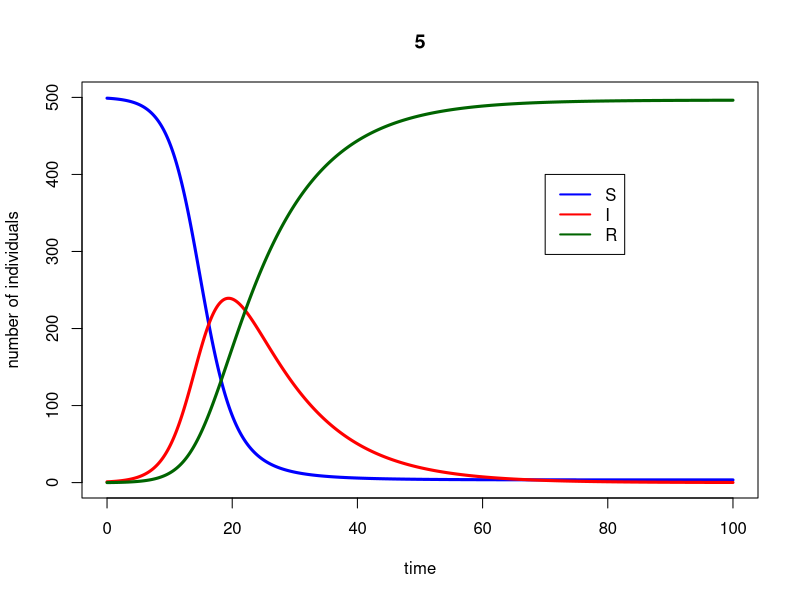
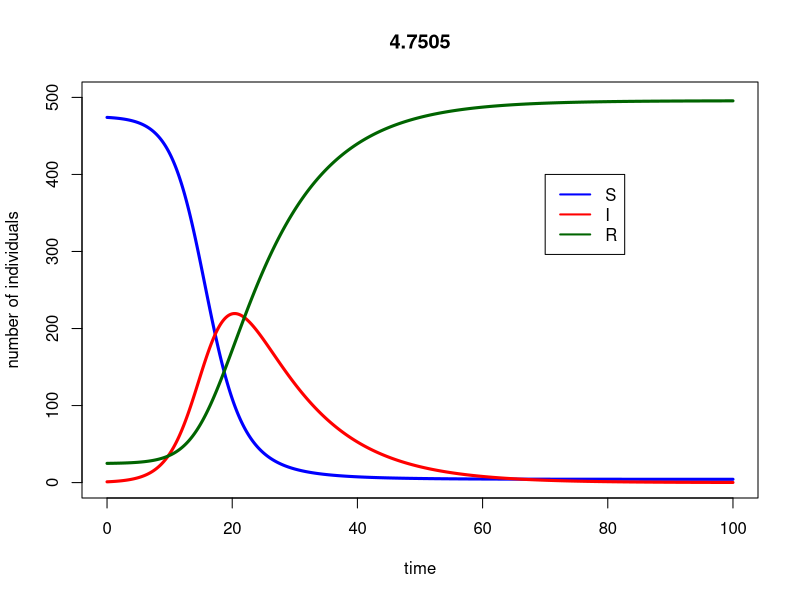
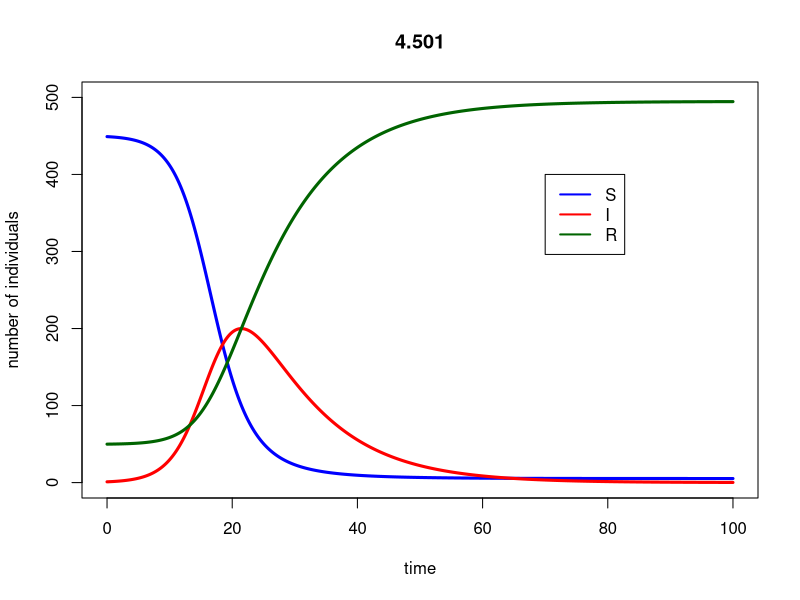
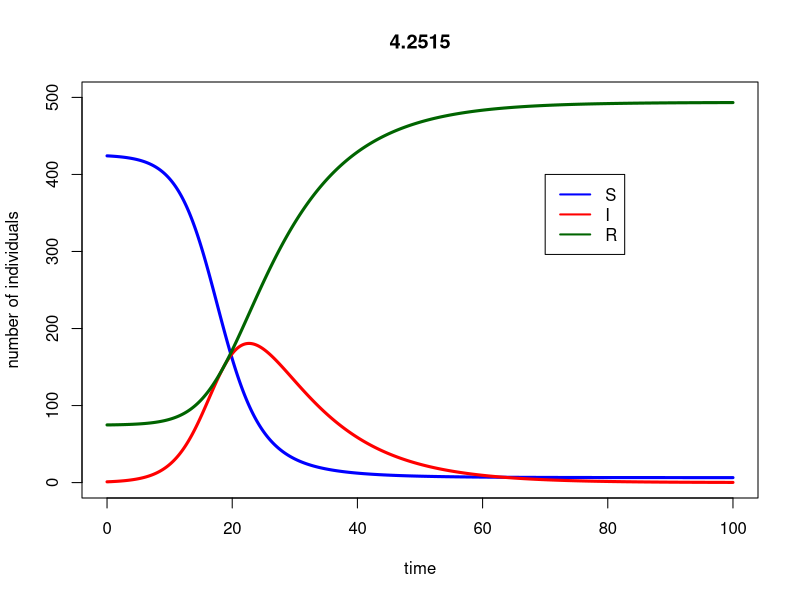
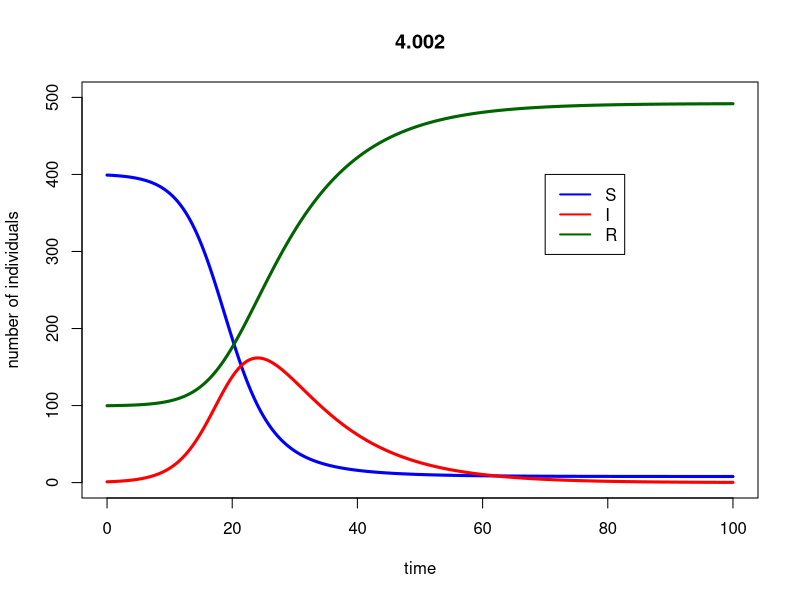
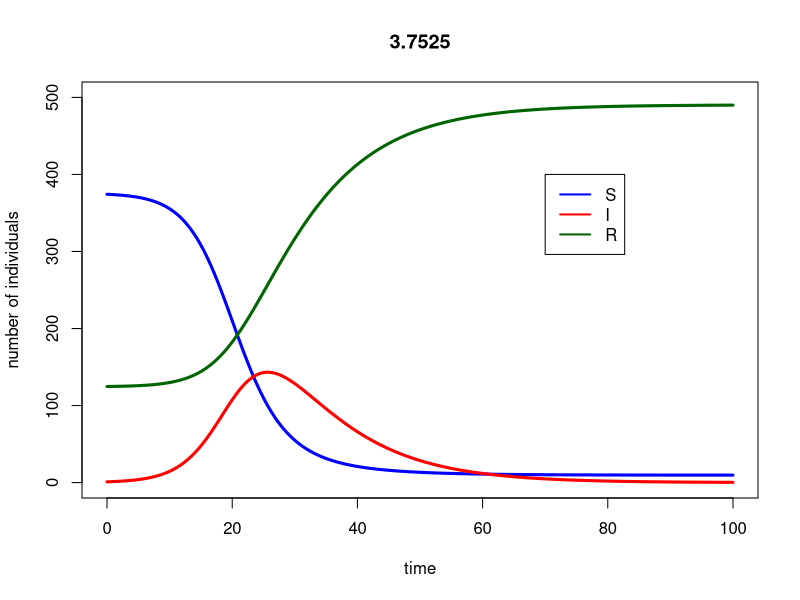
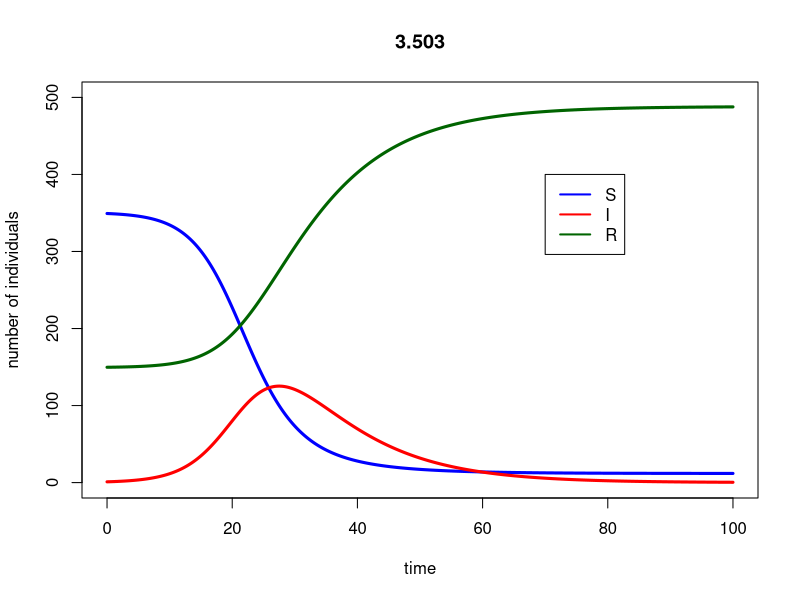
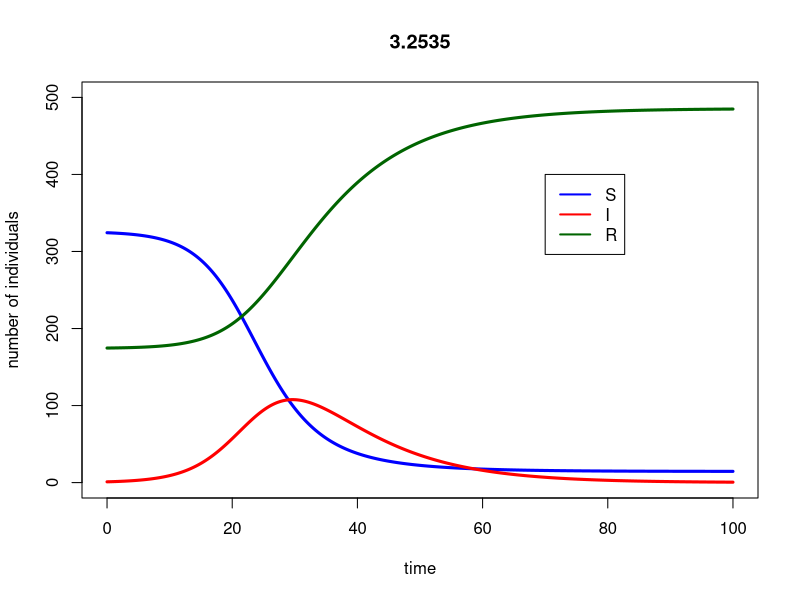

Here is the R script that generated these plots, in order:
##########################################################
# Starting script to the module 'SIR models of epidemics'
##########################################################

# implements the basic SIR model, and plots simulation results

## Here you only need to know basic things:
##  #	To make comments
##  <-	Assigning a value to a symbol
##  c	To create a vector c(v1, v2, ..., vn)
##  e	is *10^
##  seq(a,b,c)	To create a sequence from a to b with intervals c


###################################
# FUNCTION DEFINITIONS
###################################

###
# SIR <- function(t, x, parms)
# Use: calculates the derivatives for the SIR model
# Input: 
#      t: time (not used here, because there is no explicit time dependence)
#      x: vector of the current values of all variables (S, I, R)
#      parms: vector of all parameter values
# Output:
#      der: vector of derivatives

# To use the lsoda function, the model function has to be a function of t (time),
# x (the vector of the variables) and parms (the parameters of the model).

SIR <- function(t, x, parms){

# Beta and r are not global variables. This means that if you type beta in R, the output will be 'beta',
# and not its value. You have to specify that you want to use the value of beta from 'parms' to solve the ODEs.
# Similarly, the variables of the model are taken from the vector x. This is done by the 'with' function.

  with(as.list(c(parms,x)),{
    dS <- - beta*S*I
    dI <- + beta*S*I - r*I
    dR <- r*I         # Note: because S+I+R=constant, this equation could actually be omitted,
                  # and R at any time point could simply be calculated as N-S-I.
    der <- c(dS, dI,dR)
    list(der)  # the output must be returned    
  }) # end of 'with'

}  # end of function definition


###########################
# MAIN PROGRAM
###########################

### LOAD LIBRARIES
#load R library for ordinary differential equation solvers
library(deSolve)
R0_vektor = vector(mode="list") #ez lesz amiben az R0-okat tárolom
names(R0_vektor) = c() #ez lesz, ahol az R0oknak neve lesz
### INITIALIZE PARAMETER SETTINGS
for (v in 1:21) {
  f = (v-1)/20
  index = f*100
  S0 = 499
  parms <- c(beta=1e-3, r=1e-1)		# set the parameters of the model
  inits <- c(S=(1-f)*S0, I=1, R=f*S0)		# set the initial values
  dt    <- seq(0,100,0.1)			# set the time points for evaluation


  # Calculate and print R_0 on the screen
  N <- sum(inits)
  R_0 <- with(as.list(parms),{beta*(N-f*S0)/r})
  print(paste("hany szazalek oltott", index))
  print(paste("R_0 =",R_0),quote=FALSE)
  R0_vektor[v] = (R_0) #a vektor/lista/kisfaszom v-edik eleme legyen az aktualis R0 ertek
  names(R0_vektor[v]) = f*100 #a vektor/lista/kisfaszom v-edik elemenek a neve legyen az oltottsagi %


  ### SIMULATE THE MODEL

  ## Use lsoda to solve the differential equations numerically. The syntax should be
  ## lsoda(initial values, time points, function, parameters)

  simulation <- as.data.frame(lsoda(inits, dt, SIR, parms=parms)) # this way our set 'parms' will be used as default

  ### PLOT THE OUTPUT

  # If you remove the # before pdf(...) and dev.off(), the output will be written in a pdf file,
  # in the working directory. If you don't, a window containing your graph will just pop up.

  #pdf("startingscript.pdf")
  #par(cex=1.7)
  # Plot S according to time, in blue, and add the graph I and R according to time,
  # in red and dark green respectively. Call help(plot) for further details.

  attach(simulation) # this command allows you to refer to the columns of the data frame directly.

  plot(dt, S, type="l", col="blue", ylim=c(0,sum(inits)), main = R_0, xlab="time", ylab="number of individuals",lwd=3)
  lines(dt, I, type="l", col="red",lwd=3)
  lines(dt, R, type="l", col="darkgreen",lwd=3)

  # Add a legend to the graph
  legend(70,400, legend=c("S","I","R"), col=c("blue", "red", "darkgreen"), lty=1,lwd=2)
  #dev.off()

  detach(simulation) # clean up the search path
}
